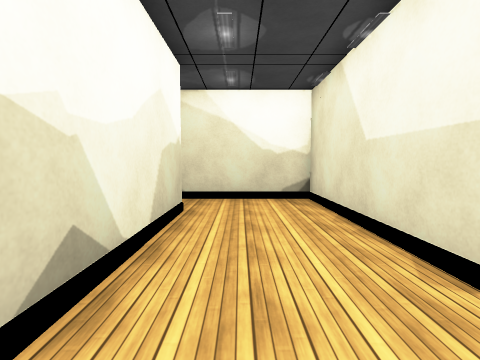
view 1 (above)

16 first-person views from a walk through a Unity game level. The camera is 1.4 m above the floor, tilts 4° down and sees 85° across. The floor is counted in squares, 1 m on a side. Each view is taken from the middle of a square. On the plan, view 1 faces up. The plan holds only what a view shows up to about 13 squares ahead; the rest is blank. The place goes on beyond the plan. The player is left out. Some surface patterns are stand-ins.

view 2
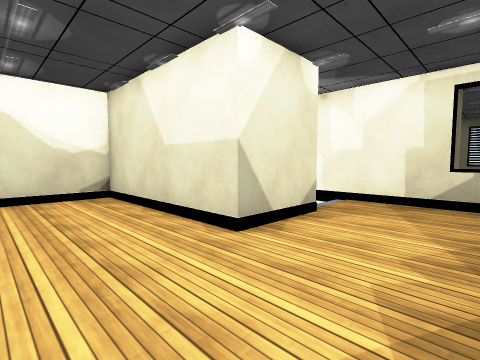

view 3
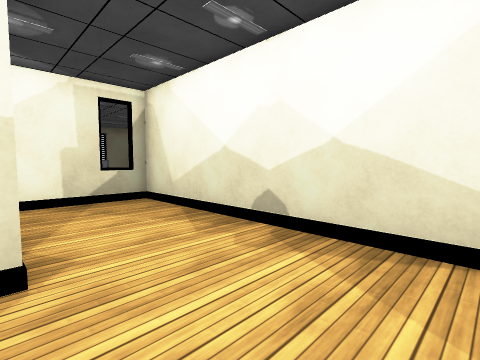

view 4
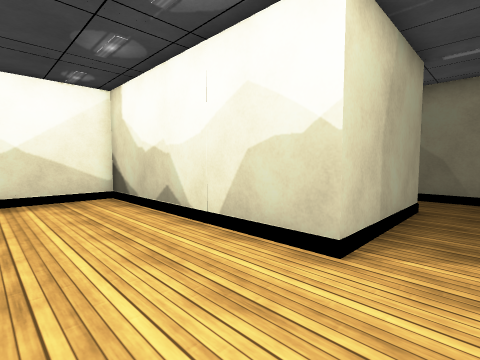

view 5
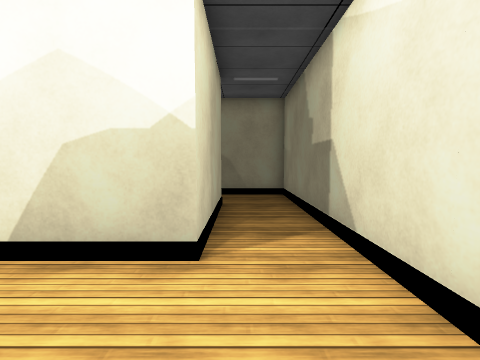

view 6
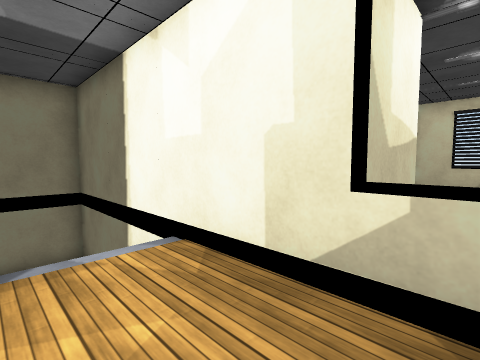

view 7
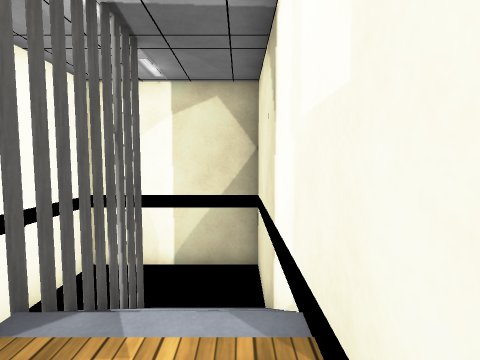

view 8
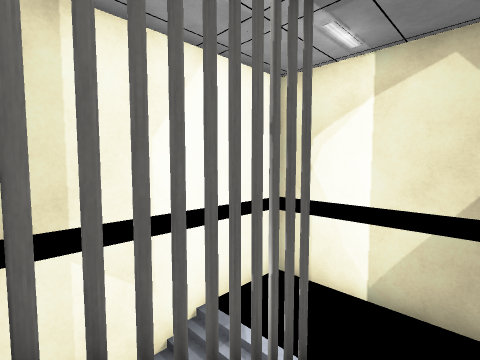

view 9
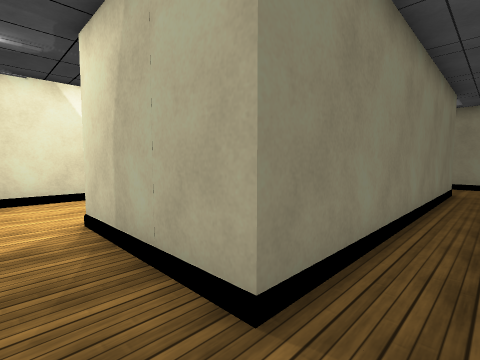

view 10
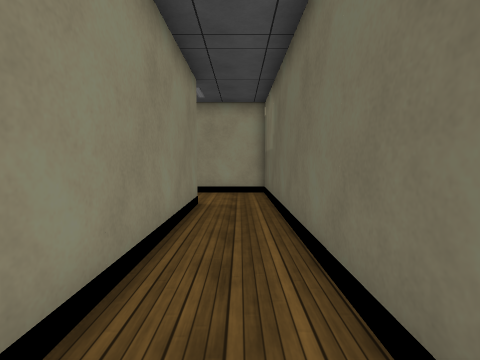

view 11
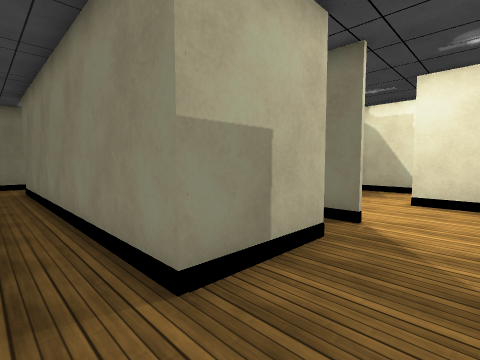

view 12
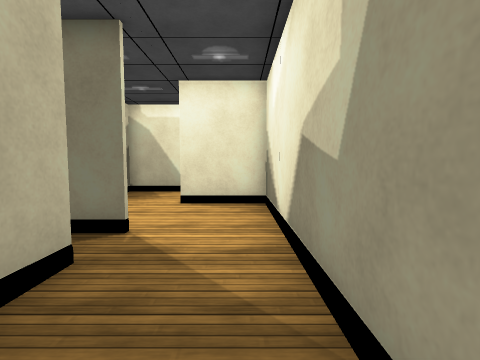

view 13
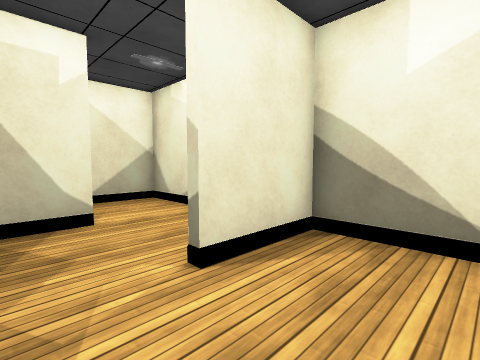

view 14
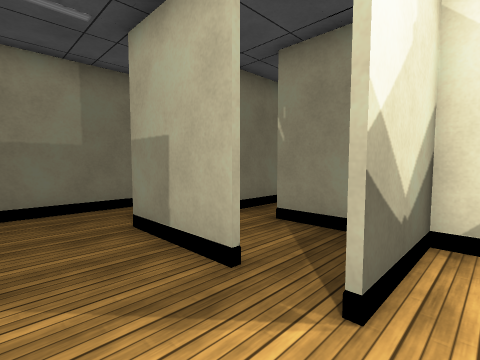

view 15
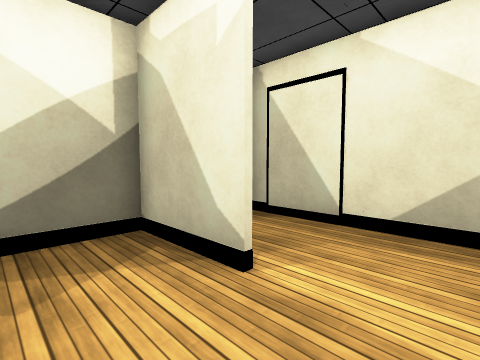

view 16
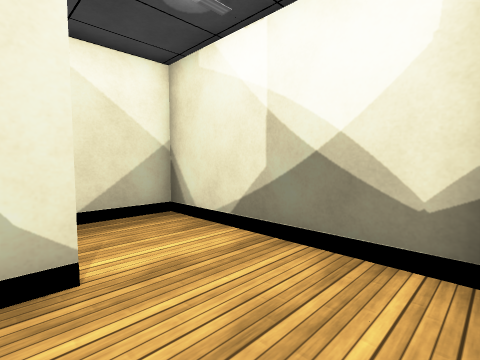

### Floor plan
Key: @ floor where view 1 was taken; # wall or solid block; . main floor; - floor 2 m lower than the main floor; _ floor 2.25 m lower than the main floor; / step, stairs or slope; v drop or lower ground.
Columns run from 9 left of view 1 to 11 right of it. Each row starts with its distance up from view 1.
 10 ##################v
  9 #...........#__   #
  8 #...........#__   #
  7 #..#####....#__---#
  6  ..#   #....#//#//#
  5  ..#   #....#  #//#
  4  ..#   #....#  #//#
  3 #..#   #....#//#..#
  2 #..#   #..........#
  1 #..#   #..........
  0 #..#   #.@........###
 -1 #..#   #..........#
 -2 #..################
 -3 #..#...#......#...#
 -4 #..#...#......#...#
 -5 #..###.....#......#
 -6 #..........#......#
 -7 #..........#......#
 -8 ###################

Positions as (right, up) in squares from view 1, and headings:
1: (0, 0), facing up
2: (-1, -1), facing up-right
3: (-1, 3), facing down-right
4: (2, 9), facing down-left
5: (2, 8), facing left
6: (6, -1), facing up-right
7: (8, 1), facing up
8: (8, 3), facing up-left
9: (-8, 9), facing down-right
10: (-8, 4), facing down
11: (-8, -7), facing up-right
12: (-7, -7), facing right
13: (-1, -3), facing down-right
14: (-1, -7), facing up-left
15: (3, -7), facing up-right
16: (2, -4), facing down-right
